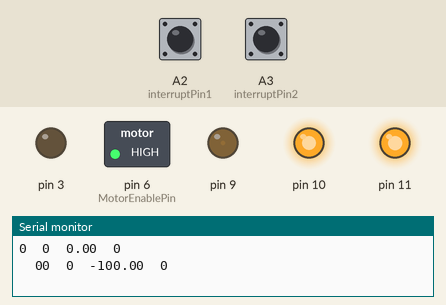
Simulated run of this sketch. Board: Arduino Uno, built with avr-gcc and run on an emulated ATmega328P. Shown: switched loads named in the sketch (green lamp = pin HIGH), output pins drawn as LEDs (lit = HIGH), the last lines printed to the serial monitor. Inputs (shaded band) come from the test bench; at power-on: A2 (interruptPin1) HIGH, A3 (interruptPin2) HIGH.

Above: at 0.1 s.
At 30.9 s:
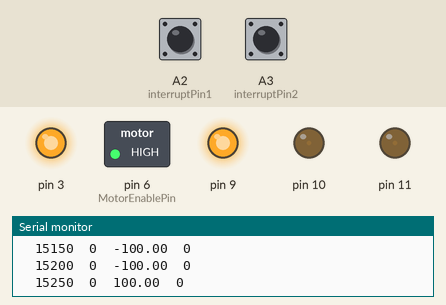
Timing chart, 0 to 38.5 s (numbered marks = the images above):
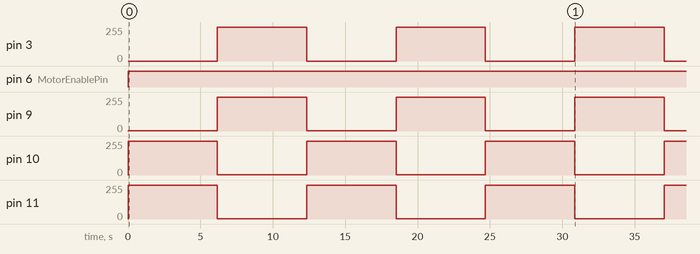

Measured:
- by itself, pin 3: alternates 254/255 for 6.2 s and 0/255 for 6.2 s
- by itself, pin 6 (MotorEnablePin): LOW → HIGH at 0.00 s
- by itself, pin 9, pin 10: alternates 254/255 for 6.2 s and 1/255 for 6.2 s
- by itself, pin 11: alternates 255/255 for 6.2 s and 1/255 for 6.2 s

The sketch:

UnoEncoderAndPWM_Test6_PinChangeInterrupt2.ino
```cpp
//======================================//
// For Arduino Uno:


// For Timer0 PWM PinA : Pin6  (OC0A)
// For Timer0 PWM PinB : Pin5  (OC0B)
// For Timer1 PWM PinA : Pin9  (OC1A)
// For Timer1 PWM PinB : Pin10 (OC1B)
// For Timer2 PWM PinA : Pin3  (OC2B)
// For Timer2 PWM PinB : Pin11 (OC2A)

//Pin Change Interrupt : Pin 2 and Pin 3
//======================================//
#define TimerFrequency 1000 // Hz
#define MotorRotateCW  // Comment out to rotate CCW
#define EncoderCountCW // Comment out to count encoder CCW
#define MotorEnablePin 6

#ifdef EncoderCountCW
const byte interruptPin1 = A2;
const byte interruptPin2 = A3;
#else
const byte interruptPin1 = A3;
const byte interruptPin2 = A2;
#endif

#define LimitSwitchPin 2

unsigned char EncoderState = 0; // 0~3
unsigned char LastEncoderState = 0;
long EncoderCounter = 0;
long DesiredPos = 0;
long Degree = 0;
/////
double kp = 2.5;
double ki = 0;//0.00005;
double kd = 0;
long AccumulatedErr = 0;
long LastErr = 0;
//
unsigned char PA,PB;
double output;

/*
 * 00 : 0
 * 01 : 1
 * 10 : 2
 * 11 : 3
 */

 /*
  * 00
  * 01
  * 11
  * 10
  */

void setup() {
  // put your setup code here, to run once:
  pinMode(A2, INPUT_PULLUP);
  pinMode(A3, INPUT_PULLUP);
  pinMode(9, OUTPUT);
  pinMode(10, OUTPUT);
  pinMode(3, OUTPUT);
  pinMode(11, OUTPUT);
  pinMode(MotorEnablePin, OUTPUT);
  pinMode(LimitSwitchPin, INPUT_PULLUP);
  //attachInterrupt(digitalPinToInterrupt(interruptPin1), ReadEncoder, CHANGE);
  //attachInterrupt(digitalPinToInterrupt(interruptPin2), ReadEncoder, CHANGE);
  digitalWrite(MotorEnablePin,LOW);
  //
  Serial.begin(115200);
  //

  PCICR = 0b0000010; // Set PCIE1 = HIGH
  PCMSK1 = 0b00001100; // Set PCINT11 and PCINT10 = HIGH (Pin A3 and A2)
  //
  //Set Timer 1 for interrupt and PWM
  //Set WGM13-WGM10 : 0b1000 to use Mode 8 : PWM, phase and frequency correct
  //Set CS12 - CS10 to be 0b010 : the presclare is 8
#ifdef MotorRotateCW
  TCCR1A = 0b10110000;  //COMxA1 COMxA0 COMxB1 COMxB0 - - WGMx1 WGMx0    x = 1
#else
  TCCR1A = 0b11100000;  //COMxA1 COMxA0 COMxB1 COMxB0 - - WGMx1 WGMx0    x = 1
#endif
  TCCR1B = 0b00010010;  //CNCx ICESx – WGMx3 WGMx2 CSx2 CSx1 CSx0
  ICR1 = 1000000/TimerFrequency;
  TIMSK1 = B00000001; // Enable Timer Interrupt
  OCR1A = ICR1/2;
  OCR1B = OCR1A;

  //Set Timer 2 for PWM
  //Set WGM22-WGM20 : 0b011 to use Mode 3 :  fast PWM
  //Set CS12 - CS10 to be 0b001 : the presclare is 1
#ifdef MotorRotateCW
  TCCR2A = 0b11100011;  //COMxA1 COMxA0 COMxB1 COMxB0 - - WGMx1 WGMx0    x = 1
#else
  TCCR2A = 0b10110011;  //COMxA1 COMxA0 COMxB1 COMxB0 - - WGMx1 WGMx0    x = 1
#endif
  TCCR2B = 0b00000001;  //FOC2A FOC2B – – WGM22 CS22 CS21 CS20
  //TIMSK2 = B00000001; // Enable Timer Interrupt
  OCR2A = 127;
  OCR2B = OCR2A;
}

#define MAX_ENCODER_COUNTS 23122*2
#define FULL_ROTATION_DEGREES 360.0*2

int degreesToEncoderCounts(float degrees) {
    // Ensure the degrees are within the valid range
    if (degrees < 0) degrees = 0;

    // Calculate counts per degree
    float countsPerDegree = MAX_ENCODER_COUNTS / FULL_ROTATION_DEGREES;

    // Convert degrees to encoder counts
    return static_cast<int>(degrees * countsPerDegree + 0.5); // Adding 0.5 for rounding
}
void loop() {
  // put your main code here, to run repeatedly:

  Serial.print(PA);
  Serial.print("\t");
  Serial.print(PB);
  Serial.print("\t");
  Serial.print(output);
  Serial.print("\t");
  Serial.println(EncoderCounter);
  Serial.print("\t");
  Serial.print(Degree);

  Degree = Degree + 5;
  DesiredPos = degreesToEncoderCounts(Degree);

  //DesiredPos++;
  //DesiredPos = 23122;// 23122 per revolution
  //DesiredPos = long(23122)*long(0);
  //DesiredPos = 0;
  delay(100);
}


ISR(PCINT1_vect)  // Pin Change detected
{
  PA = digitalRead(interruptPin1);
  PB = digitalRead(interruptPin2);
  EncoderState = PA<<1 + PB;
  switch(LastEncoderState)
  {// 013201320132
    case 0:
      if(EncoderState==1) EncoderCounter++;
      else if(EncoderState==2) EncoderCounter--;
      break;
    case 1:
      if(EncoderState==3) EncoderCounter++;
      else if(EncoderState==0) EncoderCounter--;
      break;
    case 2:
      if(EncoderState==0) EncoderCounter++;
      else if(EncoderState==3) EncoderCounter--;
      break;
    case 3:
      if(EncoderState==2) EncoderCounter++;
      else if(EncoderState==1) EncoderCounter--;
      break;
    default:
      break;
  }
  LastEncoderState = EncoderState;
}


ISR(TIMER1_OVF_vect)
{
  //OutputMoter(30);
  sei();
  MotorPosControlPID(DesiredPos);
}

int MotorPosControlPID(long pos)
{
  //sei();
  long err = pos - EncoderCounter;
  AccumulatedErr += err;
  long ErrDiff = err - LastErr;
  output = double(err) * kp + double(AccumulatedErr) * ki + double(ErrDiff) * kd;
  if(output>100) output = 100;
  else if(output<-100) output = -100;
  //
  //cli();
  OutputMoter(output);
  OutputMoter2(output);
  //sei();
  LastErr = err;
}

int OutputMoter(double Input) // put number between -100 ~ 100
{//Pin 9 and 10
  if(Input <= 1 && Input >= -1)
  {
    digitalWrite(MotorEnablePin,LOW);
  }
  else
  {
    digitalWrite(MotorEnablePin,HIGH);
  }
  OCR1A = long(Input*(double(ICR1/2))/101 + double(ICR1/2));
  OCR1B = OCR1A;
  return 1;
}

int OutputMoter2(double Input) // put number between -100 ~ 100
{//Pin 3 and 11
  if(Input <= 1 && Input >= -1)
  {
    digitalWrite(MotorEnablePin,LOW);
  }
  else
  {
    digitalWrite(MotorEnablePin,HIGH);
  }
  OCR2A = 127 + Input*127/100;
  OCR2B = OCR2A;
  return 1;
}
```
